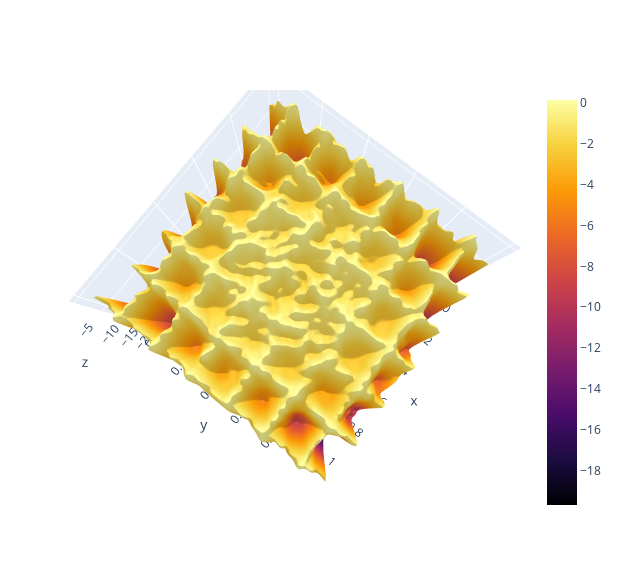

The code cell stored with this chart in its notebook:
### Code cell
import numpy as np
from src.surrogate.sampling import uniform_grid
from src.surrogate.sampling.util import plotly3Dsurf, plotly3Dtrisurf
    
def compare(n, model, scaler):
    
    bounds = np.array([[0]*n,[1]*n])
    X = uniform_grid(bounds, 100, flatten=False)
    
    X_ = uniform_grid(bounds, 100, flatten=True)

    def vec_eval(x):
        return model.predict(x)
    F=vec_eval(X_)
    if scaler:
        plotly3Dsurf(X[0], X[1], scaler.inverse_transform(F.reshape(-1,1)).reshape(100,100))
    
    else:
        plotly3Dsurf(X[0], X[1], F.reshape(100,100))
        

# load_test = 
# compare(2, model_t1_1, scalert1_1)
# compare(2, model_t1_2, scalert1_2)
compare(2, test.meta_model, test.scaler)

### Figure 1 — Plotly figure (JSON) as saved in the notebook; plotly's stock layout.template omitted (floating-point values rounded to 4 significant figures; data arrays with more than 128 entries replaced by an {"elided": "..."} marker saying what was removed)
{"data": [{"colorscale": [[0, "#000004"], [0.1111, "#1b0c41"], [0.2222, "#4a0c6b"], [0.3333, "#781c6d"], [0.4444, "#a52c60"], [0.5556, "#cf4446"], [0.6667, "#ed6925"], [0.7778, "#fb9b06"], [0.8889, "#f7d13d"], [1, "#fcffa4"]], "type": "surface", "x": {"elided": "100x100 float values"}, "y": {"elided": "100x100 float values"}, "z": {"elided": "100x100 float values"}}], "layout": {"autosize": false, "height": 580, "margin": {"b": 65, "l": 65, "r": 50, "t": 90}, "scene": {"aspectmode": "cube", "aspectratio": {"x": 1, "y": 1, "z": 1}, "camera": {"center": {"x": 0, "y": 0, "z": -0.2}, "eye": {"x": 0.2223, "y": 0.1748, "z": 2.069}, "projection": {"type": "perspective"}, "up": {"x": 0, "y": 0, "z": 1}}}, "title": {}, "width": 620}}
